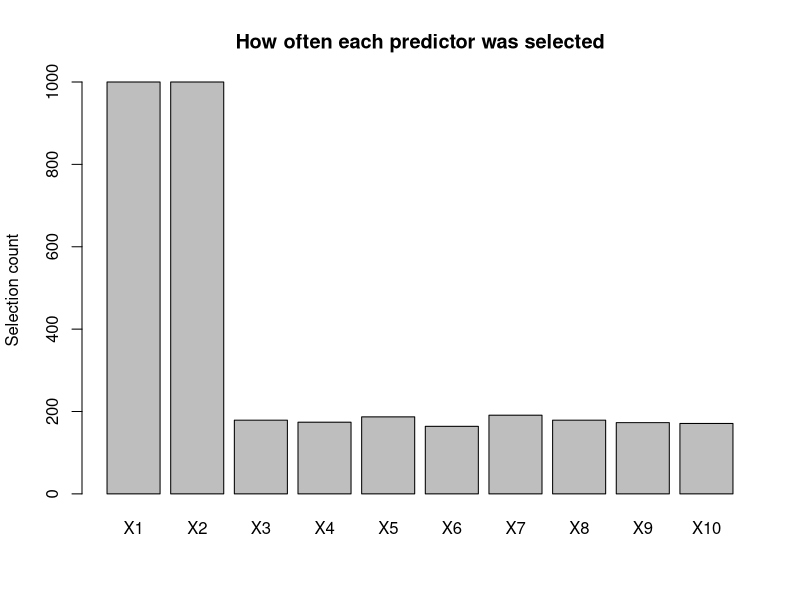

The R source for this figure:
## ---- chunk 1
#setup: from simpe linear model  

set.seed(610)

n <- 100
p <- 10 

X <- matrix(rnorm(n*p), n, p)
beta <- c(1, -1, rep(0, p-2))
e <- rnorm(n)
y <- X %*% beta + e

dat <- data.frame(y = as.numeric(y), X)
colnames(dat) <- c("y", paste0("X", 1:10))
## ---- chunk 2
dat <- data.frame(y = as.numeric(y), X)
colnames(dat) <- c("y", paste0("X", 1:10)) 

backward_stepwise <- function(dat) {
  all_vars <- colnames(dat)[colnames(dat) != "y"]

  #model generating
  formula <- paste("y ~", paste(all_vars, collapse = "+"))
  model <- lm(formula, dat)
  current_AIC <- AIC(model)

  #removing variables
  while (length(all_vars) > 1) {
    AIC_val <- numeric(length(all_vars))   

    #AIC
    for (i in 1:length(all_vars)) {
      reduced_vars <- all_vars[-i]   
      reduced_formula <- paste("y ~", paste(reduced_vars, collapse = "+"))
      reduced_model <- lm(reduced_formula, dat)

      AIC_val[i] <- AIC(reduced_model) 
    }

    min_AIC <- min(AIC_val)   
    
    if (min_AIC < current_AIC) {
      worst_variable <- all_vars[which.min(AIC_val)]
      all_vars <- all_vars[all_vars != worst_variable]   
      current_AIC <- min_AIC   

    } else {

      break
    }
  }

  #final model
  final_formula <- paste("y ~", paste(all_vars, collapse = "+"))
  final_model <- lm(final_formula, dat)
  return(final_model)
}

final_model <- backward_stepwise(dat)

final_model

## ---- chunk 3
#simulation setup
set.seed(610)

n <- 100
p <- 10
beta_true <- c(1, -1, rep(0, p-2))
simulation_num <- 1000
var_names <- paste0("X", 1:p)
null_vars <- var_names[3:p]

#initialize storage 
selected_matrix <- matrix(0, nrow = simulation_num, ncol = p)
colnames(selected_matrix) <- var_names

pval_X1 <- rep(NA, simulation_num)
pval_X2 <- rep(NA, simulation_num)
typeI_error <- rep(0, simulation_num)

#main simulation loop
for(sim in 1:simulation_num) {
  X <- matrix(rnorm(n * p), n, p)
  e <- rnorm(n)
  y <- X %*% beta_true + e

  
  dat <- data.frame(y = as.numeric(y))  
  for(i in 1:p) {
      dat[[paste0("X", i)]] <- X[, i]
  }
  
  final_model <- backward_stepwise(dat)
  selected_vars <- rownames(summary(final_model)$coefficients)[-1]
  
  if(length(selected_vars) > 0) {
    for(var in selected_vars) {
      selected_matrix[sim, which(var_names == var)] <- 1
    }
  }
#coefficient table 
coef_summary <- summary(final_model)$coefficients
  
  #store pval: appears in final model  
  if(length(which(selected_vars == "X1")) == 1) {
    pval_X1[sim] <- coef_summary["X1", "Pr(>|t|)"]
  }
  if(length(which(selected_vars == "X2")) ==1 ) {
    pval_X2[sim] <- coef_summary["X2", "Pr(>|t|)"]
  }

alpha <- 0.05    
current_typeI_error <- 0

  
  for(var_name in selected_vars) {
    if(length(which(null_vars == var_name)) == 1) {
      p_val <- coef_summary[var_name, "Pr(>|t|)"]
      
      if(p_val < alpha) {
        current_typeI_error <- current_typeI_error + 1
      }
    }
  }
typeI_error[sim] <- current_typeI_error
}
## ---- chunk 4
variable_rate <- numeric(p)
for(i in 1:p) {
  count <- 0
  for(j in 1:simulation_num) {
    if(selected_matrix[j, i] == 1) {
      count <- count + 1
    }
  }
  variable_rate[i] <- count / simulation_num
}

#significant
mean(pval_X1 < 0.05, na.rm = TRUE)
mean(pval_X2 < 0.05, na.rm = TRUE)

mean(pval_X1 == pval_X1)
mean(pval_X2 == pval_X2)

#type1 
typeI_error_rate <- sum(typeI_error) / sum(selected_matrix[, null_vars])
typeI_error_rate
## ---- chunk 5
variable_rate["X3"]
sum(selected_matrix[, "X3"])
## ---- chunk 6
selection_counts <- colSums(selected_matrix)  

barplot(selection_counts,
        names.arg = var_names,
        main = "How often each predictor was selected",
        ylab = "Selection count")
